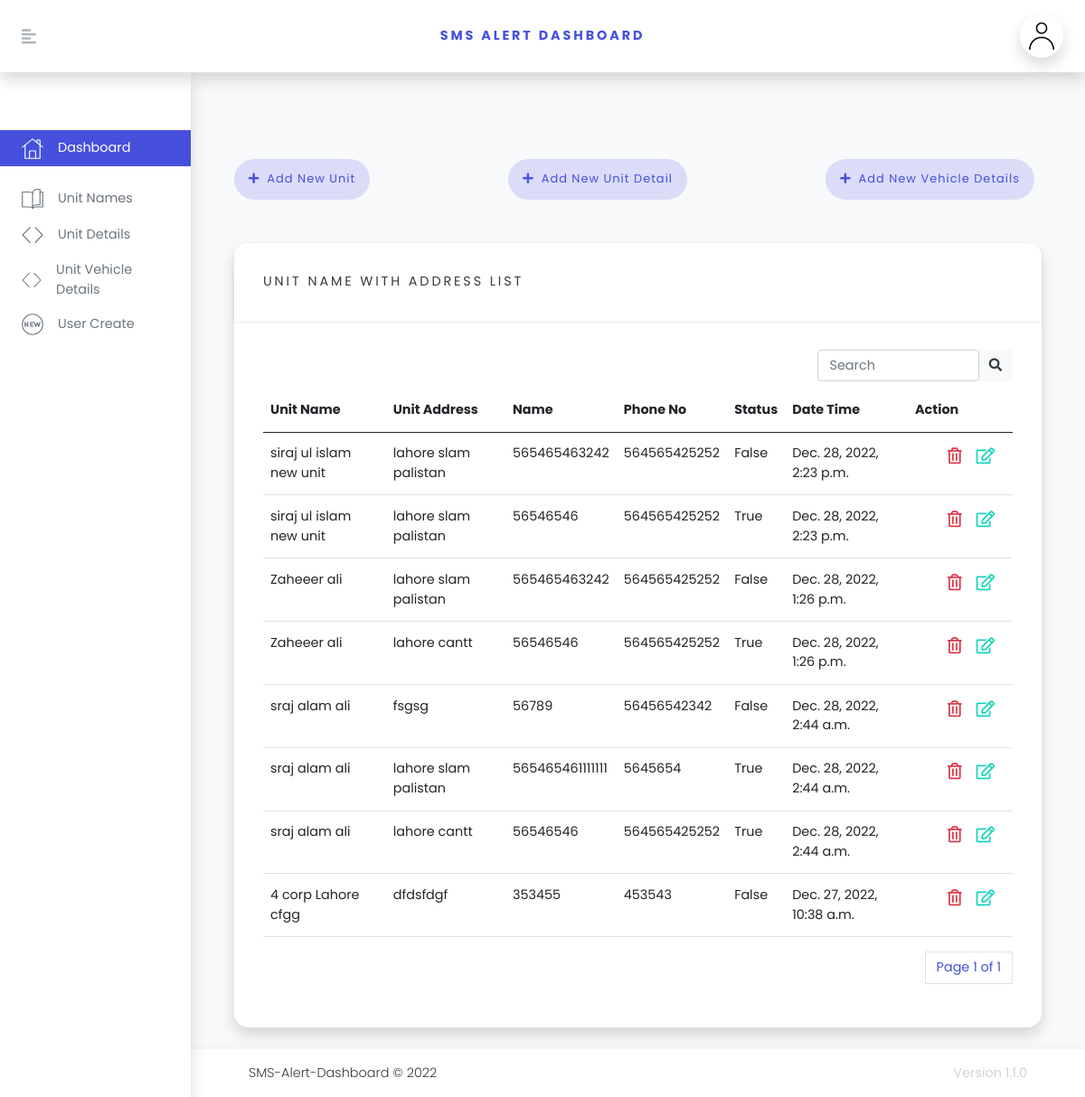
Screenshot of /dashboard/list-unitname-address/ (signed in) with the database file from the repository.
### main_comment_dashboard/models.py (models this page shows, shortened)
class unit_address_details(models.Model):
    id = models.AutoField(primary_key=True)
    user_id = models.IntegerField(default=True, null=True, blank=False, )
    unit_details_id = models.ForeignKey(unit_details, on_delete=models.CASCADE)
    unit_address =  models.CharField(max_length=225,  null=True, blank=True, )
    rank_message_sender = models.CharField(max_length=60, null=False, blank=True, )
    phone_number = models.CharField(max_length=30, null=False, blank=True, )
    status = models.BooleanField(default=False)
    created_at = models.DateTimeField(auto_now_add=True, blank=True)
    updated_at = models.DateTimeField(auto_now_add=True, blank=True)
    class Meta:
        db_table = 'unit_address_details'

class unit_details(models.Model):
    id = models.AutoField(primary_key=True)
    user_id = models.IntegerField(default=True, null=True, blank=False, )
    unit_name = models.CharField(max_length=30, null=False, blank=True, )
    created_at = models.DateTimeField(auto_now_add=True, blank=True)
    updated_at = models.DateTimeField(auto_now_add=True, blank=True)
    def __str__(self):
        return self.unit_name
    class Meta:
        db_table = 'unit_details'

### main_comment_dashboard/views.py (the view)
# urls.py: path('list-unitname-address/', list_unitname_address, name='list-unitname-address'),
def list_unitname_address(request):
    try:
        current_user = request.session['user_id']
        query = ''
        try:
            query = request.GET['query']
        except Exception as e:
            print("No Serach Query\t:\t", e)
        if query:
            units_details_address = unit_address_details.objects.filter(Q(unit_address__icontains=query)).order_by('-id')
        else:
            units_details_address = unit_address_details.objects.all().order_by('-id')
        paginator = Paginator(units_details_address, 10)
        page = request.GET.get('page')
        try:
            units_details_address = paginator.page(page)
        except PageNotAnInteger:
            units_details_address = paginator.page(1)
        except EmptyPage:
            units_details_address = paginator.page(paginator.num_pages)
        context = {
            'units_details_address': units_details_address,
            'user_id': current_user,
            'query':query,
        }
        return render(request, 'dashboard/unit_address.html', context)
    except Exception as e:
        messages.error(request, "There is an critical issue")
        print("exception \t:\t", e)
    return render(request, 'dashboard/main.html')

### templates/dashboard/unit_address.html (shortened to what this page needs)
{% extends "dashboard/base.html" %}
{% block table %}
<div class="card mb-4">
    <div class="card-header">
        <div class="card-heading">Unit Name with Address List</div>
    </div>
    <div class="card-body text-muted">
     <div class="input-group rounded" style="width: 26%;float: right;margin-bottom: 1%;">
    {% if query %}
  <input type="search" class="form-control rounded" id="search_name_address" placeholder="Search" aria-label="Search" value="{{ query }}"  aria-describedby="search-addon" />
    {% else %}
          <input type="search" class="form-control rounded" id="search_name_address" placeholder="Search" aria-label="Search"  aria-describedby="search-addon" />
    {% endif %}
  <span class="input-group-text border-0" id="search-addon">
    <i class="fas fa-search"></i>
  </span>
</div>
        <table class="table" id="datatable1">
            <thead>
            <tr>
                <th>Unit Name</th>
                <th>Unit Address</th>
                <th>Name</th>
                <th>Phone No</th>
                <th>Status</th>
                <th>Date Time</th>
                <th>Action</th>
            </tr>
            </thead>
            <tbody>
            {% if units_details_address %}
            {% for unit_detail_address in units_details_address %}
            <tr id="row-{{unit_detail_address.id}}">
                <td id="unit_name-{{unit_detail_address.id}}">{{unit_detail_address.unit_details_id}}</td>
                <td id="unit_address-{{unit_detail_address.id}}">{{unit_detail_address.unit_address}}</td>
                <td id="rank_message_sender-{{unit_detail_address.id}}">{{unit_detail_address.rank_message_sender}}</td>
                                <td id="phone_number-{{unit_detail_address.id}}">{{unit_detail_address.phone_number}}</td>
                <td id="status-{{unit_detail_address.id}}">{{unit_detail_address.status}}</td>
                <td>{{unit_detail_address.created_at}}</td>
                <td>
                    <ul class="action-list d-flex ">
                        <li><a class="link text-lg  text-danger p-1" data="{{unit_detail_address.id}}"
                               data-target="#deleteModalCenterUnitDetailsAddress" data-toggle="modal" href="javascript:void(0);"
                               onclick="deleteFunUnitDetailsAddress({{unit_detail_address.id}})"
                               title="Delete Unit Address"><i
                                class="far fa-trash-alt"></i></a></li>
                        <li><a class="link text-lg  text-success p-1 mx-2 edit-project" data="{{unit_detail_address.id}}"
                               data-target="#editModalCenterUnitDetailsAddress" data-toggle="modal"
                               href="javascript:void(0);"
                               onclick="editFunctionUnitDetailsAddress({{unit_detail_address.id}})" title="Edit Unit Address"><i
                                class="far fa-edit"></i></a></li>
                    </ul>
                </td>
            </tr>
            {% endfor %}
            {% endif %}
            </tbody>
        </table>
                            {% include "dashboard/pagination.html" with page=units_details_address%}
    </div>
</div>
{% endblock %}
{% block java-script %}
{% load static %}
{% endblock %}

### static/dashboard/css/custom-dashboard.css (style rules this page uses)
ul.action-list.d-flex { list-style: none; }

### rows the page displays
unit_address_details: unit_details_id "siraj ul islam new unit", unit_address "lahore slam palistan", rank_message_sender "565465463242", phone_number "564565425252", status "False", created_at "Dec. 28, 2022, 2:23 p.m."
unit_address_details: unit_details_id "siraj ul islam new unit", unit_address "lahore slam palistan", rank_message_sender "56546546", phone_number "564565425252", status "True", created_at "Dec. 28, 2022, 2:23 p.m."
unit_address_details: unit_details_id "Zaheeer ali", unit_address "lahore slam palistan", rank_message_sender "565465463242", phone_number "564565425252", status "False", created_at "Dec. 28, 2022, 1:26 p.m."
unit_address_details: unit_details_id "Zaheeer ali", unit_address "lahore cantt", rank_message_sender "56546546", phone_number "564565425252", status "True", created_at "Dec. 28, 2022, 1:26 p.m."
unit_address_details: unit_details_id "sraj alam ali", unit_address "fsgsg", rank_message_sender "56789", phone_number "56456542342", status "False", created_at "Dec. 28, 2022, 2:44 a.m."
unit_address_details: unit_details_id "sraj alam ali", unit_address "lahore slam palistan", rank_message_sender "565465461111111", phone_number "5645654", status "True", created_at "Dec. 28, 2022, 2:44 a.m."
unit_address_details: unit_details_id "sraj alam ali", unit_address "lahore cantt", rank_message_sender "56546546", phone_number "564565425252", status "True", created_at "Dec. 28, 2022, 2:44 a.m."
unit_address_details: unit_details_id "4 corp Lahore cfgg", unit_address "dfdsfdgf", rank_message_sender "353455", phone_number "453543", status "False", created_at "Dec. 27, 2022, 10:38 a.m."

### other values shown
{{ page.number }} "1"
{{ page.paginator.num_pages }} "1"
